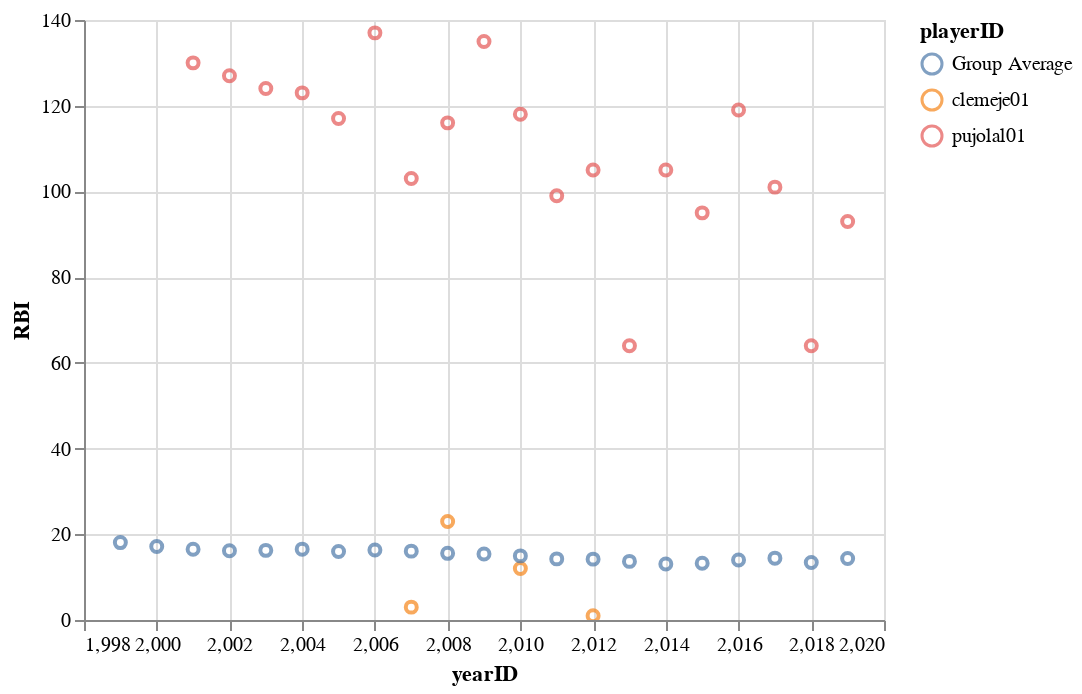

Notebook code for this chart:
### Markdown cell above
Pujols strikes out a lot more than average, while Clement has a couple years above average and in a similar range as Pujols.

### Code cell
alt.Chart(combinedf).mark_point().encode(
    alt.X('yearID', scale=alt.Scale(zero=False)),
    y='RBI',
    color='playerID',
).interactive()

### Figure 1 — Vega-Lite specification as saved in the notebook (floating-point values rounded to 4 significant figures)
{"config": {"view": {"continuousWidth": 400, "continuousHeight": 300}}, "data": {"name": "data-3dfd97e4cec58732d75bf1c026dd0d2a"}, "mark": "point", "encoding": {"color": {"type": "nominal", "field": "playerID"}, "x": {"type": "quantitative", "field": "yearID", "scale": {"zero": false}}, "y": {"type": "quantitative", "field": "RBI"}}, "selection": {"selector007": {"type": "interval", "bind": "scales", "encodings": ["x", "y"]}}, "$schema": "https://vega.github.io/schema/vega-lite/v4.8.1.json", "datasets": {"data-3dfd97e4cec58732d75bf1c026dd0d2a": [{"2B": 1.0, "3B": 0.0, "AB": 16.0, "BB": 3.0, "CS": 0.0, "G": 9.0, "GIDP": 0.0, "H": 6.0, "HBP": 0.0, "HR": 2.0, "IBB": 0.0, "R": 4.0, "RBI": 3.0, "SB": 0.0, "SF": 0.0, "SH": 0.0, "SO": 3.0, "lgID": "AL", "playerID": "clemeje01", "stint": 1.0, "teamID": "SEA", "yearID": 2007}, {"2B": 10.0, "3B": 1.0, "AB": 203.0, "BB": 15.0, "CS": 1.0, "G": 66.0, "GIDP": 4.0, "H": 46.0, "HBP": 5.0, "HR": 5.0, "IBB": 0.0, "R": 17.0, "RBI": 23.0, "SB": 0.0, "SF": 1.0, "SH": 0.0, "SO": 63.0, "lgID": "AL", "playerID": "clemeje01", "stint": 1.0, "teamID": "SEA", "yearID": 2008}, {"2B": 3.0, "3B": 0.0, "AB": 144.0, "BB": 6.0, "CS": 0.0, "G": 54.0, "GIDP": 2.0, "H": 29.0, "HBP": 1.0, "HR": 7.0, "IBB": 3.0, "R": 11.0, "RBI": 12.0, "SB": 0.0, "SF": 1.0, "SH": 1.0, "SO": 37.0, "lgID": "NL", "playerID": "clemeje01", "stint": 1.0, "teamID": "PIT", "yearID": 2010}, {"2B": 1.0, "3B": 0.0, "AB": 22.0, "BB": 2.0, "CS": 0.0, "G": 23.0, "GIDP": 2.0, "H": 3.0, "HBP": 0.0, "HR": 0.0, "IBB": 0.0, "R": 1.0, "RBI": 1.0, "SB": 0.0, "SF": 0.0, "SH": 0.0, "SO": 7.0, "lgID": "NL", "playerID": "clemeje01", "stint": 1.0, "teamID": "PIT", "yearID": 2012}, {"2B": 47.0, "3B": 4.0, "AB": 590.0, "BB": 69.0, "CS": 3.0, "G": 161.0, "GIDP": 21.0, "H": 194.0, "HBP": 9.0, "HR": 37.0, "IBB": 6.0, "R": 112.0, "RBI": 130.0, "SB": 1.0, "SF": 7.0, "SH": 1.0, "SO": 93.0, "lgID": "NL", "playerID": "pujolal01", "stint": 1.0, "teamID": "SLN", "yearID": 2001}, {"2B": 40.0, "3B": 2.0, "AB": 590.0, "BB": 72.0, "CS": 4.0, "G": 157.0, "GIDP": 20.0, "H": 185.0, "HBP": 9.0, "HR": 34.0, "IBB": 13.0, "R": 118.0, "RBI": 127.0, "SB": 2.0, "SF": 4.0, "SH": 0.0, "SO": 69.0, "lgID": "NL", "playerID": "pujolal01", "stint": 1.0, "teamID": "SLN", "yearID": 2002}, {"2B": 51.0, "3B": 1.0, "AB": 591.0, "BB": 79.0, "CS": 1.0, "G": 157.0, "GIDP": 13.0, "H": 212.0, "HBP": 10.0, "HR": 43.0, "IBB": 12.0, "R": 137.0, "RBI": 124.0, "SB": 5.0, "SF": 5.0, "SH": 0.0, "SO": 65.0, "lgID": "NL", "playerID": "pujolal01", "stint": 1.0, "teamID": "SLN", "yearID": 2003}, {"2B": 51.0, "3B": 2.0, "AB": 592.0, "BB": 84.0, "CS": 5.0, "G": 154.0, "GIDP": 21.0, "H": 196.0, "HBP": 7.0, "HR": 46.0, "IBB": 12.0, "R": 133.0, "RBI": 123.0, "SB": 5.0, "SF": 9.0, "SH": 0.0, "SO": 52.0, "lgID": "NL", "playerID": "pujolal01", "stint": 1.0, "teamID": "SLN", "yearID": 2004}, {"2B": 38.0, "3B": 2.0, "AB": 591.0, "BB": 97.0, "CS": 2.0, "G": 161.0, "GIDP": 19.0, "H": 195.0, "HBP": 9.0, "HR": 41.0, "IBB": 27.0, "R": 129.0, "RBI": 117.0, "SB": 16.0, "SF": 3.0, "SH": 0.0, "SO": 65.0, "lgID": "NL", "playerID": "pujolal01", "stint": 1.0, "teamID": "SLN", "yearID": 2005}, {"2B": 33.0, "3B": 1.0, "AB": 535.0, "BB": 92.0, "CS": 2.0, "G": 143.0, "GIDP": 20.0, "H": 177.0, "HBP": 4.0, "HR": 49.0, "IBB": 28.0, "R": 119.0, "RBI": 137.0, "SB": 7.0, "SF": 3.0, "SH": 0.0, "SO": 50.0, "lgID": "NL", "playerID": "pujolal01", "stint": 1.0, "teamID": "SLN", "yearID": 2006}, {"2B": 38.0, "3B": 1.0, "AB": 565.0, "BB": 99.0, "CS": 6.0, "G": 158.0, "GIDP": 27.0, "H": 185.0, "HBP": 7.0, "HR": 32.0, "IBB": 22.0, "R": 99.0, "RBI": 103.0, "SB": 2.0, "SF": 8.0, "SH": 0.0, "SO": 58.0, "lgID": "NL", "playerID": "pujolal01", "stint": 1.0, "teamID": "SLN", "yearID": 2007}, {"2B": 44.0, "3B": 0.0, "AB": 524.0, "BB": 104.0, "CS": 3.0, "G": 148.0, "GIDP": 16.0, "H": 187.0, "HBP": 5.0, "HR": 37.0, "IBB": 34.0, "R": 100.0, "RBI": 116.0, "SB": 7.0, "SF": 8.0, "SH": 0.0, "SO": 54.0, "lgID": "NL", "playerID": "pujolal01", "stint": 1.0, "teamID": "SLN", "yearID": 2008}, {"2B": 45.0, "3B": 1.0, "AB": 568.0, "BB": 115.0, "CS": 4.0, "G": 160.0, "GIDP": 23.0, "H": 186.0, "HBP": 9.0, "HR": 47.0, "IBB": 44.0, "R": 124.0, "RBI": 135.0, "SB": 16.0, "SF": 8.0, "SH": 0.0, "SO": 64.0, "lgID": "NL", "playerID": "pujolal01", "stint": 1.0, "teamID": "SLN", "yearID": 2009}, {"2B": 39.0, "3B": 1.0, "AB": 587.0, "BB": 103.0, "CS": 4.0, "G": 159.0, "GIDP": 23.0, "H": 183.0, "HBP": 4.0, "HR": 42.0, "IBB": 38.0, "R": 115.0, "RBI": 118.0, "SB": 14.0, "SF": 6.0, "SH": 0.0, "SO": 76.0, "lgID": "NL", "playerID": "pujolal01", "stint": 1.0, "teamID": "SLN", "yearID": 2010}, {"2B": 29.0, "3B": 0.0, "AB": 579.0, "BB": 61.0, "CS": 1.0, "G": 147.0, "GIDP": 29.0, "H": 173.0, "HBP": 4.0, "HR": 37.0, "IBB": 15.0, "R": 105.0, "RBI": 99.0, "SB": 9.0, "SF": 7.0, "SH": 0.0, "SO": 58.0, "lgID": "NL", "playerID": "pujolal01", "stint": 1.0, "teamID": "SLN", "yearID": 2011}, {"2B": 50.0, "3B": 0.0, "AB": 607.0, "BB": 52.0, "CS": 1.0, "G": 154.0, "GIDP": 19.0, "H": 173.0, "HBP": 5.0, "HR": 30.0, "IBB": 16.0, "R": 85.0, "RBI": 105.0, "SB": 8.0, "SF": 6.0, "SH": 0.0, "SO": 76.0, "lgID": "AL", "playerID": "pujolal01", "stint": 1.0, "teamID": "LAA", "yearID": 2012}, {"2B": 19.0, "3B": 0.0, "AB": 391.0, "BB": 40.0, "CS": 1.0, "G": 99.0, "GIDP": 18.0, "H": 101.0, "HBP": 5.0, "HR": 17.0, "IBB": 8.0, "R": 49.0, "RBI": 64.0, "SB": 1.0, "SF": 7.0, "SH": 0.0, "SO": 55.0, "lgID": "AL", "playerID": "pujolal01", "stint": 1.0, "teamID": "LAA", "yearID": 2013}, {"2B": 37.0, "3B": 1.0, "AB": 633.0, "BB": 48.0, "CS": 1.0, "G": 159.0, "GIDP": 28.0, "H": 172.0, "HBP": 5.0, "HR": 28.0, "IBB": 11.0, "R": 89.0, "RBI": 105.0, "SB": 5.0, "SF": 9.0, "SH": 0.0, "SO": 71.0, "lgID": "AL", "playerID": "pujolal01", "stint": 1.0, "teamID": "LAA", "yearID": 2014}, {"2B": 22.0, "3B": 0.0, "AB": 602.0, "BB": 50.0, "CS": 3.0, "G": 157.0, "GIDP": 15.0, "H": 147.0, "HBP": 6.0, "HR": 40.0, "IBB": 10.0, "R": 85.0, "RBI": 95.0, "SB": 5.0, "SF": 3.0, "SH": 0.0, "SO": 72.0, "lgID": "AL", "playerID": "pujolal01", "stint": 1.0, "teamID": "LAA", "yearID": 2015}, {"2B": 19.0, "3B": 0.0, "AB": 593.0, "BB": 49.0, "CS": 0.0, "G": 152.0, "GIDP": 24.0, "H": 159.0, "HBP": 2.0, "HR": 31.0, "IBB": 6.0, "R": 71.0, "RBI": 119.0, "SB": 4.0, "SF": 6.0, "SH": 0.0, "SO": 75.0, "lgID": "AL", "playerID": "pujolal01", "stint": 1.0, "teamID": "LAA", "yearID": 2016}, {"2B": 17.0, "3B": 0.0, "AB": 593.0, "BB": 37.0, "CS": 0.0, "G": 149.0, "GIDP": 26.0, "H": 143.0, "HBP": 2.0, "HR": 23.0, "IBB": 5.0, "R": 53.0, "RBI": 101.0, "SB": 3.0, "SF": 4.0, "SH": 0.0, "SO": 93.0, "lgID": "AL", "playerID": "pujolal01", "stint": 1.0, "teamID": "LAA", "yearID": 2017}, {"2B": 20.0, "3B": 0.0, "AB": 465.0, "BB": 28.0, "CS": 0.0, "G": 117.0, "GIDP": 12.0, "H": 114.0, "HBP": 2.0, "HR": 19.0, "IBB": 3.0, "R": 50.0, "RBI": 64.0, "SB": 1.0, "SF": 3.0, "SH": 0.0, "SO": 65.0, "lgID": "AL", "playerID": "pujolal01", "stint": 1.0, "teamID": "LAA", "yearID": 2018}, {"2B": 22.0, "3B": 0.0, "AB": 491.0, "BB": 43.0, "CS": 0.0, "G": 131.0, "GIDP": 21.0, "H": 120.0, "HBP": 3.0, "HR": 23.0, "IBB": 1.0, "R": 55.0, "RBI": 93.0, "SB": 3.0, "SF": 8.0, "SH": 0.0, "SO": 68.0, "lgID": "AL", "playerID": "pujolal01", "stint": 1.0, "teamID": "LAA", "yearID": 2019}, {"2B": 6.728, "3B": 0.7167, "AB": 128.7, "BB": 13.77, "CS": 1.169, "G": 52.82, "GIDP": 2.957, "H": 34.89, "HBP": 1.216, "HR": 4.256, "IBB": 0.8522, "R": 19.01, "RBI": 18.06, "SB": 2.634, "SF": 1.127, "SH": 1.235, "SO": 23.96, "lgID": null, "playerID": "Group Average", "stint": 1.072, "teamID": null, "yearID": 1999}, {"2B": 6.431, "3B": 0.6879, "AB": 120.9, "BB": 13.18, "CS": 0.9559, "G": 49.72, "GIDP": 2.812, "H": 32.69, "HBP": 1.137, "HR": 4.113, "IBB": 0.8743, "R": 18.04, "RBI": 17.15, "SB": 2.113, "SF": 1.094, "SH": 1.176, "SO": 22.66, "lgID": null, "playerID": "Group Average", "stint": 1.121, "teamID": null, "yearID": 2000}, {"2B": 6.582, "3B": 0.6931, "AB": 124.1, "BB": 11.8, "CS": 1.052, "G": 51.17, "GIDP": 2.728, "H": 32.77, "HBP": 1.412, "HR": 4.076, "IBB": 1.034, "R": 17.33, "RBI": 16.5, "SB": 2.317, "SF": 1.063, "SH": 1.2, "SO": 24.2, "lgID": null, "playerID": "Group Average", "stint": 1.092, "teamID": null, "yearID": 2001}, {"2B": 6.596, "3B": 0.6983, "AB": 125.5, "BB": 12.32, "CS": 0.9719, "G": 51.82, "GIDP": 2.915, "H": 32.81, "HBP": 1.324, "HR": 3.835, "IBB": 1.101, "R": 16.99, "RBI": 16.17, "SB": 2.085, "SF": 1.061, "SH": 1.238, "SO": 23.8, "lgID": null, "playerID": "Group Average", "stint": 1.079, "teamID": null, "yearID": 2002}, {"2B": 6.553, "3B": 0.6934, "AB": 123.8, "BB": 11.8, "CS": 0.8404, "G": 50.88, "GIDP": 2.858, "H": 32.71, "HBP": 1.373, "HR": 3.866, "IBB": 0.977, "R": 17.06, "RBI": 16.25, "SB": 1.91, "SF": 0.9918, "SH": 1.207, "SO": 22.87, "lgID": null, "playerID": "Group Average", "stint": 1.094, "teamID": null, "yearID": 2003}, {"2B": 6.626, "3B": 0.6672, "AB": 124.3, "BB": 12.05, "CS": 0.8172, "G": 51.18, "GIDP": 2.811, "H": 33.08, "HBP": 1.374, "HR": 4.05, "IBB": 1.026, "R": 17.37, "RBI": 16.53, "SB": 1.923, "SF": 1.013, "SH": 1.286, "SO": 23.65, "lgID": null, "playerID": "Group Average", "stint": 1.078, "teamID": null, "yearID": 2004}, {"2B": 6.664, "3B": 0.6677, "AB": 125.1, "BB": 11.43, "CS": 0.8038, "G": 51.45, "GIDP": 2.938, "H": 33.08, "HBP": 1.351, "HR": 3.772, "IBB": 0.9143, "R": 16.79, "RBI": 15.98, "SB": 1.929, "SF": 0.9887, "SH": 1.218, "SO": 23.04, "lgID": null, "playerID": "Group Average", "stint": 1.075, "teamID": null, "yearID": 2005}, {"2B": 6.634, "3B": 0.6914, "AB": 121.5, "BB": 11.51, "CS": 0.8061, "G": 50.35, "GIDP": 2.865, "H": 32.73, "HBP": 1.32, "HR": 3.911, "IBB": 1.024, "R": 17.14, "RBI": 16.33, "SB": 2.009, "SF": 1.014, "SH": 1.199, "SO": 22.99, "lgID": null, "playerID": "Group Average", "stint": 1.101, "teamID": null, "yearID": 2006}, {"2B": 6.64, "3B": 0.6773, "AB": 121.1, "BB": 11.61, "CS": 0.7235, "G": 50.64, "GIDP": 2.876, "H": 32.47, "HBP": 1.267, "HR": 3.579, "IBB": 0.9552, "R": 16.84, "RBI": 16.07, "SB": 2.107, "SF": 1.04, "SH": 1.112, "SO": 23.24, "lgID": null, "playerID": "Group Average", "stint": 1.084, "teamID": null, "yearID": 2007}, {"2B": 6.508, "3B": 0.6397, "AB": 120.4, "BB": 11.8, "CS": 0.7473, "G": 50.23, "GIDP": 2.804, "H": 31.75, "HBP": 1.207, "HR": 3.522, "IBB": 0.9458, "R": 16.31, "RBI": 15.55, "SB": 2.021, "SF": 0.9856, "SH": 1.102, "SO": 23.74, "lgID": null, "playerID": "Group Average", "stint": 1.069, "teamID": null, "yearID": 2008}, {"2B": 6.295, "3B": 0.6837, "AB": 119.5, "BB": 11.97, "CS": 0.8163, "G": 49.74, "GIDP": 2.735, "H": 31.36, "HBP": 1.146, "HR": 3.633, "IBB": 0.8494, "R": 16.15, "RBI": 15.39, "SB": 2.14, "SF": 0.9841, "SH": 1.178, "SO": 24.2, "lgID": null, "playerID": "Group Average", "stint": 1.091, "teamID": null, "yearID": 2009}, {"2B": 6.258, "3B": 0.6386, "AB": 121.9, "BB": 11.64, "CS": 0.8326, "G": 50.83, "GIDP": 2.743, "H": 31.38, "HBP": 1.142, "HR": 3.402, "IBB": 0.8968, "R": 15.71, "RBI": 14.96, "SB": 2.182, "SF": 0.9594, "SH": 1.139, "SO": 25.3, "lgID": null, "playerID": "Group Average", "stint": 1.08, "teamID": null, "yearID": 2010}, {"2B": 6.047, "3B": 0.6465, "AB": 119.3, "BB": 10.81, "CS": 0.9078, "G": 49.48, "GIDP": 2.536, "H": 30.43, "HBP": 1.119, "HR": 3.277, "IBB": 0.8862, "R": 14.98, "RBI": 14.26, "SB": 2.361, "SF": 0.9172, "SH": 1.2, "SO": 24.83, "lgID": null, "playerID": "Group Average", "stint": 1.069, "teamID": null, "yearID": 2011}, {"2B": 5.867, "3B": 0.6584, "AB": 117.4, "BB": 10.45, "CS": 0.8068, "G": 49.37, "GIDP": 2.567, "H": 29.87, "HBP": 1.061, "HR": 3.504, "IBB": 0.7493, "R": 14.93, "RBI": 14.2, "SB": 2.293, "SF": 0.8686, "SH": 1.05, "SO": 25.87, "lgID": null, "playerID": "Group Average", "stint": 1.093, "teamID": null, "yearID": 2012}, {"2B": 5.835, "3B": 0.5479, "AB": 117.9, "BB": 10.39, "CS": 0.7147, "G": 49.16, "GIDP": 2.649, "H": 29.87, "HBP": 1.09, "HR": 3.308, "IBB": 0.7225, "R": 14.38, "RBI": 13.68, "SB": 1.911, "SF": 0.8652, "SH": 0.9815, "SO": 26.05, "lgID": null, "playerID": "Group Average", "stint": 1.08, "teamID": null, "yearID": 2013}, {"2B": 5.67, "3B": 0.5916, "AB": 115.4, "BB": 9.77, "CS": 0.7213, "G": 48.48, "GIDP": 2.515, "H": 28.99, "HBP": 1.151, "HR": 2.917, "IBB": 0.6864, "R": 13.77, "RBI": 13.06, "SB": 1.926, "SF": 0.8899, "SH": 0.9359, "SO": 26.09, "lgID": null, "playerID": "Group Average", "stint": 1.086, "teamID": null, "yearID": 2014}, {"2B": 5.546, "3B": 0.6319, "AB": 111.4, "BB": 9.47, "CS": 0.716, "G": 47.47, "GIDP": 2.516, "H": 28.34, "HBP": 1.078, "HR": 3.303, "IBB": 0.64, "R": 13.89, "RBI": 13.22, "SB": 1.686, "SF": 0.8291, "SH": 0.8075, "SO": 25.2, "lgID": null, "playerID": "Group Average", "stint": 1.097, "teamID": null, "yearID": 2015}, {"2B": 5.566, "3B": 0.5887, "AB": 111.6, "BB": 10.17, "CS": 0.675, "G": 47.51, "GIDP": 2.508, "H": 28.51, "HBP": 1.113, "HR": 3.783, "IBB": 0.6285, "R": 14.66, "RBI": 13.99, "SB": 1.711, "SF": 0.8186, "SH": 0.6912, "SO": 26.29, "lgID": null, "playerID": "Group Average", "stint": 1.092, "teamID": null, "yearID": 2016}, {"2B": 5.62, "3B": 0.5321, "AB": 110.8, "BB": 10.6, "CS": 0.6252, "G": 47.35, "GIDP": 2.546, "H": 28.26, "HBP": 1.18, "HR": 4.086, "IBB": 0.6493, "R": 15.12, "RBI": 14.43, "SB": 1.691, "SF": 0.7818, "SH": 0.6191, "SO": 26.84, "lgID": null, "playerID": "Group Average", "stint": 1.096, "teamID": null, "yearID": 2017}, {"2B": 5.384, "3B": 0.5518, "AB": 107.8, "BB": 10.22, "CS": 0.6241, "G": 46.64, "GIDP": 2.252, "H": 26.72, "HBP": 1.252, "HR": 3.638, "IBB": 0.6052, "R": 14.09, "RBI": 13.42, "SB": 1.612, "SF": 0.8046, "SH": 0.5362, "SO": 26.84, "lgID": null, "playerID": "Group Average", "stint": 1.111, "teamID": null, "yearID": 2018}, {"2B": 5.441, "3B": 0.5006, "AB": 106.3, "BB": 10.14, "CS": 0.5306, "G": 45.72, "GIDP": 2.209, "H": 26.81, "HBP": 1.265, "HR": 4.321, "IBB": 0.4802, "R": 14.97, "RBI": 14.33, "SB": 1.454, "SF": 0.7334, "SH": 0.4949, "SO": 27.31, "lgID": null, "playerID": "Group Average", "stint": 1.108, "teamID": null, "yearID": 2019}]}}
